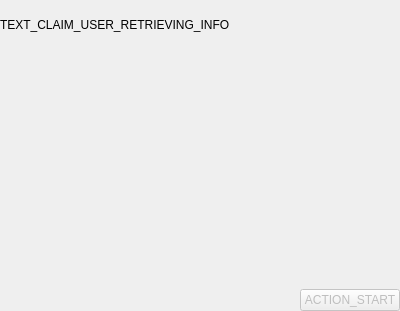
<?xml version="1.0" encoding="UTF-8"?>
<ui version="4.0">
 <class>ClaimUserInstructionsWidget</class>
 <widget class="QWidget" name="ClaimUserInstructionsWidget">
  <property name="geometry">
   <rect>
    <x>0</x>
    <y>0</y>
    <width>400</width>
    <height>311</height>
   </rect>
  </property>
  <property name="windowTitle">
   <string>Form</string>
  </property>
  <layout class="QVBoxLayout" name="verticalLayout">
   <property name="spacing">
    <number>20</number>
   </property>
   <property name="leftMargin">
    <number>0</number>
   </property>
   <property name="topMargin">
    <number>0</number>
   </property>
   <property name="rightMargin">
    <number>0</number>
   </property>
   <property name="bottomMargin">
    <number>0</number>
   </property>
   <item>
    <widget class="QLabel" name="label">
     <property name="sizePolicy">
      <sizepolicy hsizetype="Preferred" vsizetype="Expanding">
       <horstretch>0</horstretch>
       <verstretch>0</verstretch>
      </sizepolicy>
     </property>
     <property name="lineWidth">
      <number>0</number>
     </property>
     <property name="text">
      <string>TEXT_CLAIM_USER_RETRIEVING_INFO</string>
     </property>
     <property name="wordWrap">
      <bool>true</bool>
     </property>
    </widget>
   </item>
   <item>
    <widget class="QWidget" name="widget_spinner" native="true">
     <layout class="QHBoxLayout" name="horizontalLayout_3">
      <property name="spacing">
       <number>0</number>
      </property>
      <property name="leftMargin">
       <number>0</number>
      </property>
      <property name="topMargin">
       <number>0</number>
      </property>
      <property name="rightMargin">
       <number>0</number>
      </property>
      <property name="bottomMargin">
       <number>0</number>
      </property>
      <item>
       <spacer name="horizontalSpacer_2">
        <property name="orientation">
         <enum>Qt::Horizontal</enum>
        </property>
        <property name="sizeHint" stdset="0">
         <size>
          <width>40</width>
          <height>20</height>
         </size>
        </property>
       </spacer>
      </item>
      <item>
       <widget class="SpinnerWidget" name="widget_spinner_2" native="true">
        <property name="minimumSize">
         <size>
          <width>200</width>
          <height>200</height>
         </size>
        </property>
        <property name="maximumSize">
         <size>
          <width>200</width>
          <height>200</height>
         </size>
        </property>
       </widget>
      </item>
      <item>
       <spacer name="horizontalSpacer_3">
        <property name="orientation">
         <enum>Qt::Horizontal</enum>
        </property>
        <property name="sizeHint" stdset="0">
         <size>
          <width>40</width>
          <height>20</height>
         </size>
        </property>
       </spacer>
      </item>
     </layout>
    </widget>
   </item>
   <item>
    <layout class="QHBoxLayout" name="horizontalLayout">
     <item>
      <spacer name="horizontalSpacer">
       <property name="orientation">
        <enum>Qt::Horizontal</enum>
       </property>
       <property name="sizeHint" stdset="0">
        <size>
         <width>40</width>
         <height>20</height>
        </size>
       </property>
      </spacer>
     </item>
     <item>
      <widget class="QPushButton" name="button_start">
       <property name="enabled">
        <bool>false</bool>
       </property>
       <property name="cursor">
        <cursorShape>PointingHandCursor</cursorShape>
       </property>
       <property name="text">
        <string>ACTION_START</string>
       </property>
      </widget>
     </item>
    </layout>
   </item>
  </layout>
 </widget>
 <customwidgets>
  <customwidget>
   <class>SpinnerWidget</class>
   <extends>QWidget</extends>
   <header>parsec.core.gui.custom_widgets</header>
   <container>1</container>
  </customwidget>
 </customwidgets>
 <resources/>
 <connections/>
</ui>
